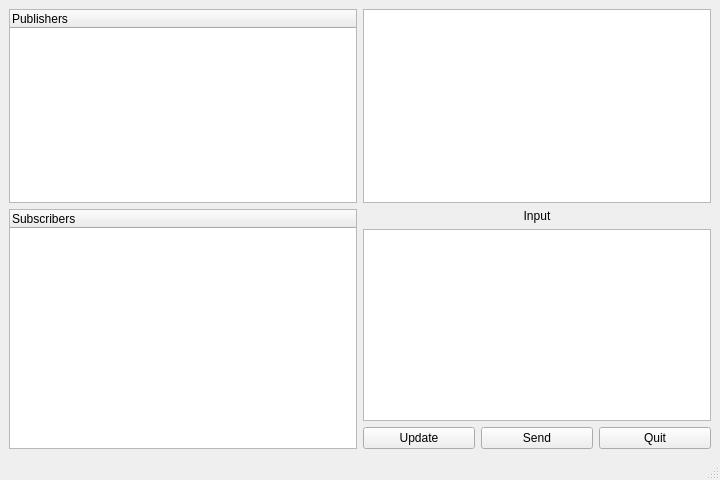
<?xml version="1.0" encoding="UTF-8"?>
<ui version="4.0">
 <class>MainWindow</class>
 <widget class="QMainWindow" name="MainWindow">
  <property name="geometry">
   <rect>
    <x>0</x>
    <y>0</y>
    <width>720</width>
    <height>480</height>
   </rect>
  </property>
  <property name="windowTitle">
   <string>MainWindow</string>
  </property>
  <widget class="QWidget" name="centralwidget">
   <layout class="QGridLayout" name="gridLayout_2">
    <item row="0" column="1">
     <widget class="QTextBrowser" name="feed"/>
    </item>
    <item row="0" column="0">
     <widget class="QTreeWidget" name="publishers">
      <column>
       <property name="text">
        <string notr="true">Publishers</string>
       </property>
      </column>
     </widget>
    </item>
    <item row="1" column="0">
     <widget class="QTreeWidget" name="subscribers">
      <column>
       <property name="text">
        <string notr="true">Subscribers</string>
       </property>
      </column>
     </widget>
    </item>
    <item row="1" column="1">
     <layout class="QVBoxLayout" name="inputwidget">
      <item>
       <widget class="QLabel" name="input_label">
        <property name="layoutDirection">
         <enum>Qt::LeftToRight</enum>
        </property>
        <property name="autoFillBackground">
         <bool>false</bool>
        </property>
        <property name="text">
         <string>Input</string>
        </property>
        <property name="alignment">
         <set>Qt::AlignBottom|Qt::AlignHCenter</set>
        </property>
       </widget>
      </item>
      <item>
       <widget class="QTextEdit" name="input"/>
      </item>
      <item>
       <layout class="QHBoxLayout" name="buttons">
        <item>
         <widget class="QPushButton" name="update_button">
          <property name="text">
           <string>Update</string>
          </property>
         </widget>
        </item>
        <item>
         <widget class="QPushButton" name="send_button">
          <property name="text">
           <string>Send</string>
          </property>
         </widget>
        </item>
        <item>
         <widget class="QPushButton" name="quit_button">
          <property name="text">
           <string>Quit</string>
          </property>
         </widget>
        </item>
       </layout>
      </item>
     </layout>
    </item>
   </layout>
  </widget>
  <widget class="QMenuBar" name="menubar">
   <property name="geometry">
    <rect>
     <x>0</x>
     <y>0</y>
     <width>720</width>
     <height>26</height>
    </rect>
   </property>
  </widget>
  <widget class="QStatusBar" name="statusbar"/>
 </widget>
 <resources/>
 <connections>
  <connection>
   <sender>quit_button</sender>
   <signal>clicked()</signal>
   <receiver>MainWindow</receiver>
   <slot>close()</slot>
   <hints>
    <hint type="sourcelabel">
     <x>711</x>
     <y>451</y>
    </hint>
    <hint type="destinationlabel">
     <x>718</x>
     <y>434</y>
    </hint>
   </hints>
  </connection>
 </connections>
</ui>
